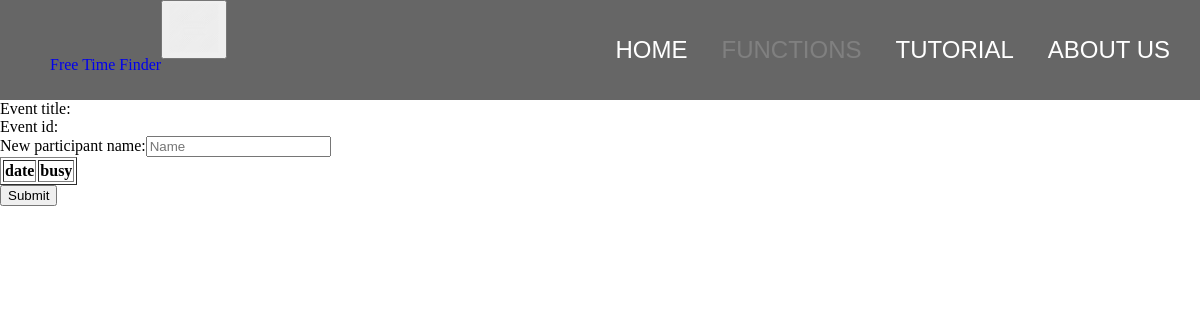
Page /add_new_participant?event_id=2 on the earlier database version.
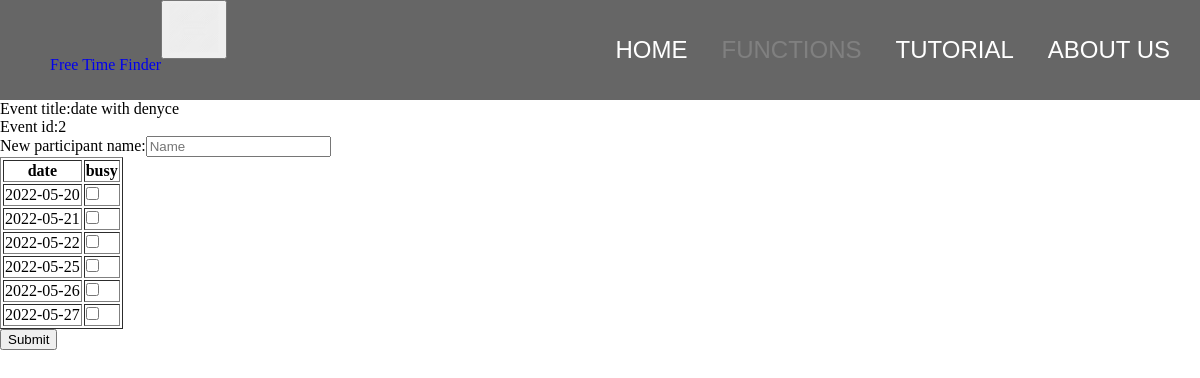
Same page on the later database version.
### main.py (models this page shows, shortened)
class Event(db.Model):
    id = db.Column(db.Integer, primary_key=True)
    title = db.Column(db.String(100))
    dates = db.relationship("Date", cascade="all, delete-orphan", backref="event")
    people = db.relationship("Person", cascade="all, delete-orphan", backref="event")

class Date(db.Model):
    id = db.Column(db.Integer, primary_key=True)
    date = db.Column(db.Date)
    event_id = db.Column(db.Integer, db.ForeignKey("event.id"))

### main.py (the view)
@app.route("/add_new_participant", methods=["GET", "POST"])
def add_new_participant():
    event_id = request.args.get("event_id")
    query_event = Event.query.filter_by(id=event_id).first()
    if request.method == "POST":
        new_name = request.form["name"]
        new_person = Person(name=new_name, event=query_event)
        db.session.add(new_person)
        for i in request.form:
            if i != "name":
                busy_date = datetime.datetime.strptime(i, "%Y-%m-%d").date()
                new_busy_date = Busy_date(date=busy_date, person=new_person)
                db.session.add(new_busy_date)
        db.session.commit()
        return render_template("add_new_participant_status.html", status="Success", person=new_person)
    else:
        return render_template("add_new_participant.html", event=query_event)

### templates/add_new_participant.html (shortened to what this page needs)
{% extends "base.html" %}
{% block navright %}
<li><a href="/">Home</a></li>
<li><a href="/functions" class="active">Functions</a></li>
<li><a href="/tutorial">Tutorial</a></li>
<li><a href="/about">About Us</a></li>
{% endblock %}
{% block content %}
<p>Event title:{{event.title}}</p>
<p>Event id:{{event.id}}</p>
<form id = "event_inp" action = "#" method="post">
    <p>New participant name:<input type="text" name="name", placeholder="Name"></p>
    <table border="1">
        <tr>
            <th>date</th>
            <th>busy</th>
        </tr>
    {% for date in event.dates %}
        <tr>
            <td>{{date.date}}</td>
            <td><input type="checkbox" name="{{date.date}}"></td>
        </tr>
    {% endfor %}
    </table>
    <p id='subm'><input type='submit' value='Submit'></p>
</form>
{% endblock %}

### templates/base.html (shortened to what this page needs)
<!DOCTYPE html>
<html lang="en">
<head>
    <link rel="stylesheet" href="{{ url_for('static', filename='css/main.css') }}">
</head>
<body>
  <div class="nav">
    <button type="button" id='menu' onclick=''><img src="{{ url_for('static', filename='menu.png') }}" width='50' height='50'></button>
    <div id="navleft">
        <a href="/" id="logo">Free Time Finder</a>
    </div>
    <div id="navright">
        <ul>
            {% block navright %}
            {% endblock %}
        </ul>
    </div>
  </div>
  <div id="blank"></div>
    {% block content %}
    {% endblock %}
</body>
</html>

### static/css/main.css (style rules this page uses)
#blank { height:100px; }
body { background-color:white; }
* { margin:0px; list-style: none; }
a { text-decoration: none; }
.nav { background-color:rgba(0,0,0,0.6); margin-top:0px; height:100px; width:100%; position: fixed; z-index: 3; -webkit-animation: fadein 1s; -moz-animation: fadein 1s; -ms-animation: fadein 1s; -o-animation: fadein 1s; animation: fadein 1s; }
#navleft { float:left; line-height: 100px; padding-left: 50px; padding-top:15px; }
#navright { float:right; line-height: 100px; }
#navright li { display:inline; }
#navright a { color:white; font-size:1.5em; margin-right:30px; text-transform: uppercase; text-decoration: none; transition: color 0.1s; font-family: 'Poppins', sans-serif; }
#navright .active { color:grey; }

Differences in the rows shown:
added Event: title "date with denyce", id "2"
added Date: date "2022-05-20"
added Date: date "2022-05-21"
added Date: date "2022-05-22"
added Date: date "2022-05-25"
added Date: date "2022-05-26"
added Date: date "2022-05-27"
